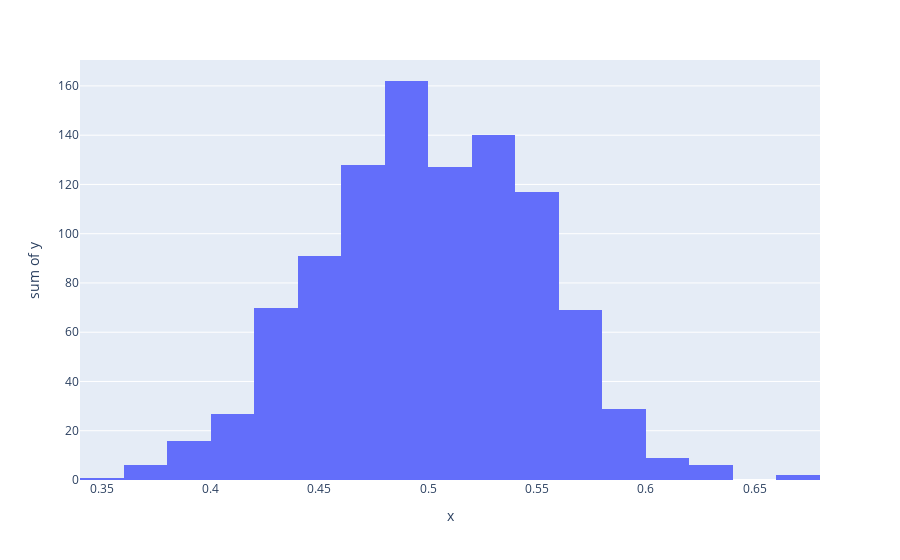

Here is the notebook cell this chart was saved with:
### Markdown cell above
These are all the libraries that we will need

### Code cell
sample_size=31
sample_count=1000

x_values=[(sum([random.uniform(0.0,1.0) for i in range(sample_size)])/sample_size) for _ in range(sample_count)]

y_values=[1 for _ in range(sample_count)]

px.histogram(x=x_values, y=y_values, nbins=20).show()

### Figure 1 — Plotly figure (JSON) as saved in the notebook; plotly's stock layout.template omitted (floating-point values rounded to 4 significant figures; data arrays with more than 128 entries replaced by an {"elided": "..."} marker saying what was removed)
{"data": [{"alignmentgroup": "True", "bingroup": "x", "histfunc": "sum", "hovertemplate": "x=%{x}<br>sum of y=%{y}<extra></extra>", "legendgroup": "", "marker": {"color": "#636efa", "pattern": {"shape": ""}}, "name": "", "nbinsx": 20, "offsetgroup": "", "orientation": "v", "showlegend": false, "type": "histogram", "x": {"elided": "1000 float values"}, "xaxis": "x", "y": {"elided": "1000 int values"}, "yaxis": "y"}], "layout": {"barmode": "relative", "legend": {"tracegroupgap": 0}, "margin": {"t": 60}, "xaxis": {"anchor": "y", "domain": [0, 1], "title": {"text": "x"}}, "yaxis": {"anchor": "x", "domain": [0, 1], "title": {"text": "sum of y"}}}}
